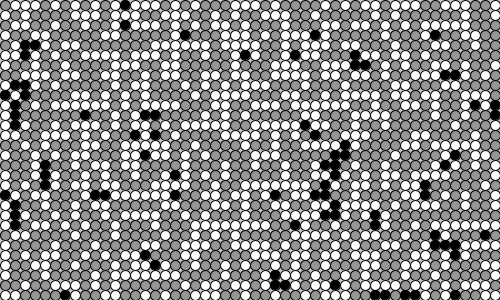
Frame 1 (no input)
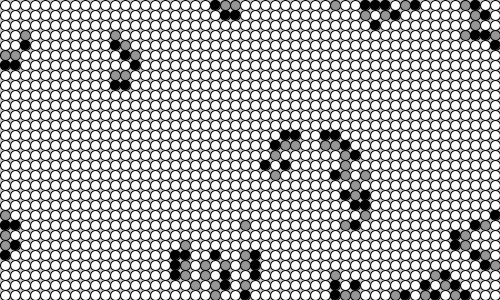
Frame 60 (the mouse pressed at the canvas centre just before this capture)
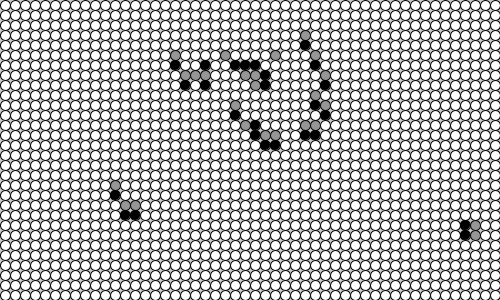
Frame 120 (the mouse held since frame 60 and released just before this capture)

The Processing sketch that drew these frames (run headless with seeded random() and noise(); from frame 60 on, the mouse is pressed at the canvas centre):

// Processing sketch: autonomy
// ── autonomy.pde
Cell[][] _cellArray;
int _cellSize = 10;
int _numX, _numY;

void setup()
{
    size(500, 300);
    _numX = floor(width/_cellSize);
    _numY = floor(height/_cellSize);
    restart();   
}

void restart()
{
    _cellArray = new Cell[_numX][_numY];
    for (int x = 0; x < _numX; x++)
    {
        for (int y = 0; y < _numY; y++)
        {
            Cell newCell = new Cell(x, y);
            _cellArray[x][y] = newCell;
        }
    }

    for (int x = 0; x < _numX; x++)
    {
        for (int y = 0; y < _numY; y++)
        {
            int above = y-1;
            int below = y+1;
            int left = x-1;
            int right = x+1;

            if (above < 0) { above = _numY-1; }
            if (below == _numY) { below = 0; }
            if (left < 0) { left = _numX-1; }
            if (right == _numX) { right = 0; }

            _cellArray[x][y].addNeighbour(_cellArray[left][above]);
            _cellArray[x][y].addNeighbour(_cellArray[left][y]);
            _cellArray[x][y].addNeighbour(_cellArray[left][below]);
            _cellArray[x][y].addNeighbour(_cellArray[x][above]);
            _cellArray[x][y].addNeighbour(_cellArray[x][below]);
            _cellArray[x][y].addNeighbour(_cellArray[right][above]);
            _cellArray[x][y].addNeighbour(_cellArray[right][y]);
            _cellArray[x][y].addNeighbour(_cellArray[right][below]);
        }
    }
}

void draw()
{
    background(200);

    for (int x = 0; x < _numX; x++)
    {
        for (int y = 0; y < _numY; y++)
        {
            _cellArray[x][y].calcNextState();
        }
    }

    translate(_cellSize/2, _cellSize/2);

    for (int x = 0; x < _numX; x++)
    {
        for (int y = 0; y < _numY; y++)
        {
            _cellArray[x][y].drawMe();
        }
    }
}

void mousePressed()
{
    restart();
}

class Cell{
    float x, y;
    // 7.1.2 and 7.1.3
    // boolean state;
    // boolean nextState;

    // 7.1.4
    int state;
    int nextState;

    Cell[] neighbours;

    Cell(float ex, float why)
    {
        x = ex * _cellSize;
        y = why * _cellSize;

        // 7.1.2 and 7.1.3
        // if (random(2) > 1) {
        //     nextState = true;
        // } else {
        //     nextState = false;
        // }

        // 7.1.4
        nextState = int(random(2));
        
        state = nextState;
        neighbours = new Cell[0];
    }

    void addNeighbour(Cell cell)
    {
        neighbours = (Cell[])append(neighbours, cell);
    }

/************************* 7.1.2 *************************/
    // void calcNextState()
    // {
    //     int liveCount = 0;
    //     for (int i = 0; i < neighbours.length; i++)
    //     {
    //         if (neighbours[i].state == true) {
    //             liveCount++;
    //         }
    //     }

    //     if (state == true) {
    //         if ((liveCount == 2) || (liveCount == 3)) {
    //             nextState = true;
    //         } else {
    //             nextState = false;
    //         }
    //     } else {
    //         if (liveCount == 3) {
    //             nextState = true;
    //         } else {
    //             nextState = false;
    //         }
    //     }
    // }
/************************* 7.1.2 *************************/

/************************* 7.1.3 *************************/
// void calcNextState()
// {
//     int liveCount = 0;
//     if (state) { liveCount++; }
//     for (int i = 0; i < neighbours.length; i++)
//     {
//         if (neighbours[i].state == true) {
//             liveCount++;
//         }
//     }

//     if (liveCount <= 4) {
//         nextState = false;
//     } else if (liveCount > 4) {
//         nextState = true;
//     }

//     if ((liveCount == 4) || (liveCount == 5)) {
//         nextState = !nextState;
//     }
// }
/************************* 7.1.3 *************************/

/************************* 7.1.4 *************************/
void calcNextState()
{
    if (state == 0) {
        int firingCount = 0;
        for (int i = 0; i < neighbours.length; i++)
        {
            if (neighbours[i].state == 1) {
                firingCount++;
            }
        }
        if (firingCount == 2) {
            nextState = 1;
        } else {
            nextState = state;
        }
    } else if (state == 1) {
        nextState = 2;
    } else if (state == 2) {
        nextState = 0;
    }
}
/************************* 7.1.4 *************************/

/************************* 7.1.2-3 *************************/
//     void drawMe()
//     {
//         state = nextState;
//         stroke(0);
//         if (state == true) {
//             fill(0);
//         } else {
//             fill(255);
//         }
//         ellipse(x, y, _cellSize, _cellSize);
//     }
// }
/************************* 7.1.2-3 *************************/

/************************* 7.1.4 *************************/
    void drawMe()
    {
        state = nextState;
        stroke(0);
        if (state == 1) {
            fill(0);
        } else if (state == 2) {
            fill(150);
        } else {
            fill(255);
        }
        ellipse(x, y, _cellSize, _cellSize);
    }
}
/************************* 7.1.4 *************************/
